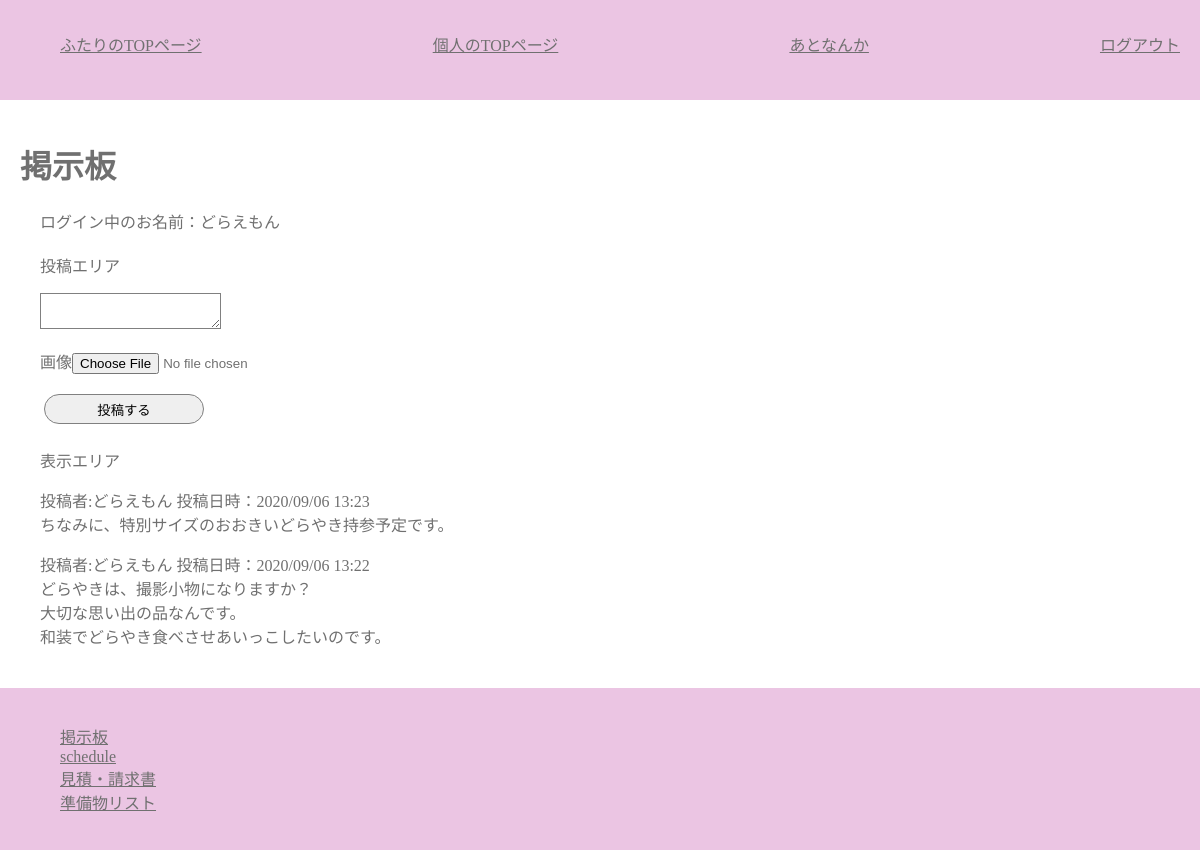
/customer/c_board.php (signed in), run on an earlier commit of the app's database.
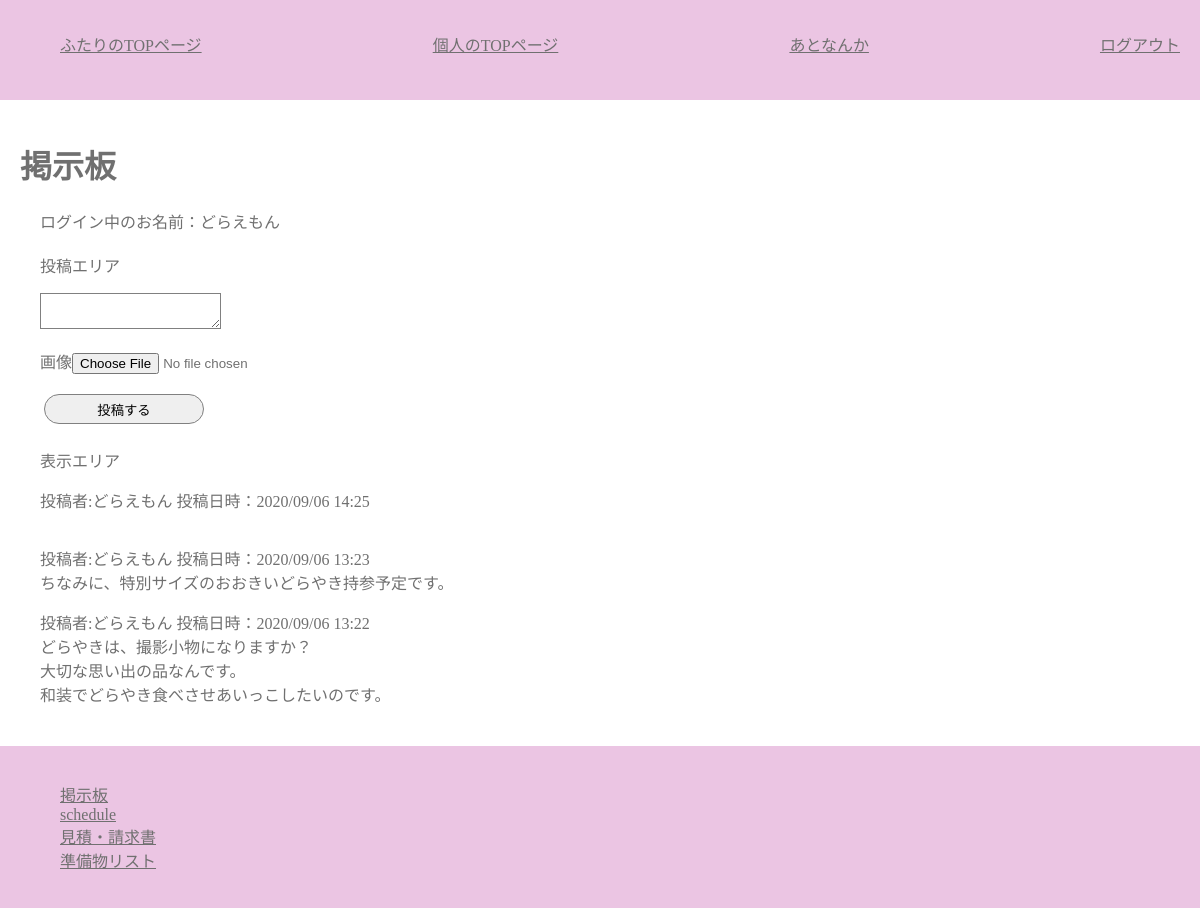
And on a later commit of the database.
### tables this page shows
CREATE TABLE `board` (
  `b_id` int(11) NOT NULL,
  `c_group_id` int(11) NOT NULL,
  `submit_member_id` varchar(32) NOT NULL,
  `body` text NOT NULL,
  `b_image` mediumblob NOT NULL,
  `created` timestamp NOT NULL DEFAULT current_timestamp() ON UPDATE current_timestamp(),
  `unread` tinyint(1) NOT NULL
);

CREATE TABLE `customers` (
  `c_id` varchar(32) NOT NULL,
  `c_group_id` int(11) NOT NULL,
  `c_name` varchar(32) NOT NULL,
  `c_pass` varchar(64) NOT NULL,
  `c_mail` varchar(64) NOT NULL,
  `c_tell` varchar(11) NOT NULL,
  `c_zip` char(7) NOT NULL,
  `c_address` varchar(64) NOT NULL,
  `c_gender` tinyint(1) NOT NULL
);

### class/meeting.class.php (called while the page is built, shortened)
<?php
class Meeting{
	private $pdo;
	public function __construct(){
		$host  = "localhost";
		$dbname= "meeting_app";
		$dbuser= "root";
		$dbpass= "";
		$dsn = "mysql:host={$host};dbname={$dbname};charset=utf8";
		$this->pdo = new PDO($dsn,$dbuser,$dbpass);
	}
	public function getBoardDataByGId($c_group_id) {
		$sql  = "SELECT body,created,c_name FROM board,customers WHERE board.submit_member_id=customers.c_id ";
		$sql .= "AND board.c_group_id=:c_group_id ORDER BY created DESC";
		$stmt = $this->pdo->prepare($sql);
		$stmt ->bindValue(":c_group_id",$c_group_id,PDO::PARAM_INT);
		$stmt->execute();
		$row =$stmt->fetchAll(PDO::FETCH_ASSOC);
		return  $row;
	}
}
?>

### customer/c_board.php (the view, shortened to what this page needs)
<?php
require_once("../class/meeting.class.php");
$obj= new Meeting();
function h($str) {
	return htmlspecialchars($str,ENT_QUOTES);
}
$rows = $obj->getBoardDataByGId($_SESSION["c_group_id"]);
?>
<?php require_once("header_for_customer.php"); ?>
		<main>
			<h1>掲示板</h1>
			<section>
				<p>ログイン中のお名前：<?php echo h($_SESSION["c_name"]); ?></p>
			</section>
			<section class="second">
				<p>投稿エリア</p>
				<form action="exec_board_submit.php" method="post"  enctype="multipart/form-data">
					<p><textarea name="body" id=""></textarea></p>
					<p>画像<input type="file" name="b_image" id=""></p>
					<p><input type="submit" value="投稿する"></p>
				</form>
			</section>
			<section class="second">
				<p>表示エリア</p>
				<?php foreach($rows as $row): ?>
				<article>
				<p>
					<span class="u_line">投稿者:<?php echo h($row["c_name"]);?></span>
					<span>投稿日時：<?php echo date("Y/m/d H:i",strtotime($row["created"])); ?></span><br>
					<?php echo nl2br(h($row["body"])); ?><br>
				</p>
				</article>
				<?php endforeach; ?>
			</section>
		</main>
		<?php include("footer_for_customerpage.php"); ?>

What changed in the data, as far as the page shows it:
added board: customers.c_name "どらえもん", created "2020/09/06 14:25"
